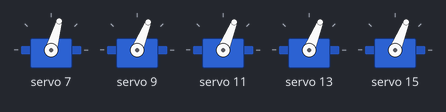
A sketch run on a simulated Arduino Uno, built with avr-gcc and run on an emulated ATmega328P. Parts: 5 × servo. What the sketch prints to the serial monitor is not drawn.

Above: at 0.19 s.
At 4.93 s:
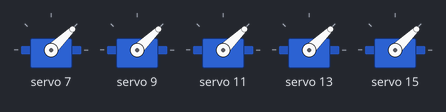
At 11.18 s:
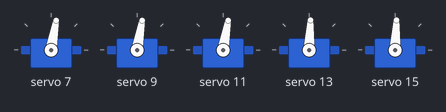
At 16.05 s:
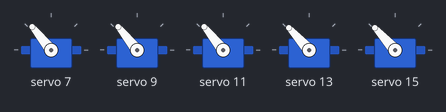
At 27.8 s:
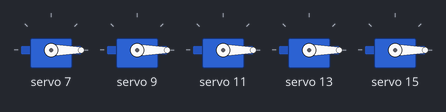
At 34.5 s:
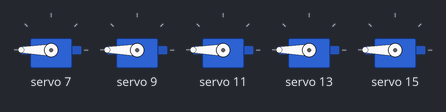
Timing chart, 0 to 40.0 s (numbered marks = the images above):
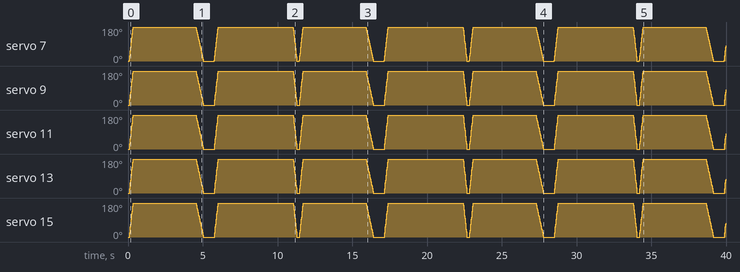

The sketch:

touch_glove_test_pwm_driver_and_thermoelectrics.ino
```cpp
#include "Adafruit_PWMServoDriver.h" //download library from adafruit website

Adafruit_PWMServoDriver pwm = Adafruit_PWMServoDriver();


//defined vib motor values
#define TECMIN 0
#define TECMAX 4095 // 1.5V MAX on TECs

#define TECMAX_HOT 2095
#define TECMAX_COLD 4095

#define PHASE_COLD 0
#define PHASE_HOT 1
#define TECDELAY 1

void setup() {
  // put your setup code here, to run once:
  pwm.begin();
  pwm.setPWMFreq(60);
  Serial.begin(9600);
}

void loop() {
  // put your main code here, to run repeatedly:
  test_thermoelectrics();
}

void test_thermoelectrics() {
  //  actuate_thermoelectric(15,14);
  //  actuate_thermoelectric(13,12);
  //  actuate_thermoelectric(11,10);
  //  actuate_thermoelectric(9,8);
  //  actuate_thermoelectric(7,6);

  actuate_all_thermoelectrics();
}

void actuate_thermoelectric(byte _en, byte _ph) {

  Serial.print("Actuating thermoelectric: ");
  Serial.print("(");
  Serial.print(_en);  Serial.print(",");
  Serial.print(_en);  Serial.println(")");

  // COLD
  pwm.setPWM(_ph, 0, 0);
  bool dir = 0;
  drive_thermoelectric(_en, dir);

  // HOT
  pwm.setPWM(_ph, 0, TECMAX);
  dir = 1;
  drive_thermoelectric(_en, dir);
}

void drive_thermoelectric(byte _en, bool dir) {
  for (int j = 0; j < 255; j++) {
    Serial.println(j);
    if (dir) {
      pwm.setPWM(_en, 0, map(j, 0, 255, TECMIN, TECMAX_HOT));
    } else {
      pwm.setPWM(_en, 0, map(j, 0, 255, TECMIN, TECMAX_COLD));
    }
    delay(TECDELAY);
  }
  delay(500);
  for (int j = 255; j >= 0; j--) {
    Serial.println(j);
    if (dir) {
      pwm.setPWM(_en, 0, map(j, 0, 255, TECMIN, TECMAX_HOT));
    } else {
      pwm.setPWM(_en, 0, map(j, 0, 255, TECMIN, TECMAX_COLD));
    }
    delay(TECDELAY);
  }
  delay(500);
}

void actuate_all_thermoelectrics() {
  Serial.print("Actuating ALL thermoelectrics: ");
  pwm.setPWM(14, 0, 0);
  pwm.setPWM(12, 0, 0);
  pwm.setPWM(10, 0, 0);
  pwm.setPWM(8, 0, 0);
  pwm.setPWM(6, 0, 0);
  bool dir = 0;

  for (int j = 0; j < 255; j++) {
    for (int i = 7; i <= 15 ; i += 2) {

      if (dir) {
        pwm.setPWM(i, 0, map(j, 0, 255, TECMIN, TECMAX_HOT));
      } else {
        pwm.setPWM(i, 0, map(j, 0, 255, TECMIN, TECMAX_COLD));
      }
      delay(TECDELAY);
    }
    Serial.println(j);
  }
  delay(500);
  dir = 1;
  for (int j = 255; j >= 0; j--) {
    for (int i = 7; i <= 15 ; i += 2) {

      if (dir) {
        pwm.setPWM(i, 0, map(j, 0, 255, TECMIN, TECMAX_HOT));
      } else {
        pwm.setPWM(i, 0, map(j, 0, 255, TECMIN, TECMAX_COLD));
      }
      delay(TECDELAY);
    }
    Serial.println(j);
  }

//  delay(500);
//  pwm.setPWM(14, 0, TECMAX);
//  pwm.setPWM(12, 0, TECMAX);
//  pwm.setPWM(10, 0, TECMAX);
//  pwm.setPWM(8, 0, TECMAX);
//  pwm.setPWM(6, 0, TECMAX);
  delay(500);

  for (int j = 0; j < 255; j++) {
    for (int i = 7; i <= 15 ; i += 2) {

      pwm.setPWM(i, 0, map(j, 0, 255, TECMIN, TECMAX));
      delay(TECDELAY);
    }
    Serial.println(j);
  }
  delay(1000);
  for (int j = 255; j >= 0; j--) {
    for (int i = 7; i <= 15 ; i += 2) {

      pwm.setPWM(i, 0, map(j, 0, 255, TECMIN, TECMAX));
      delay(TECDELAY);
    }
    Serial.println(j);
  }
}
```

Measured:
- by itself, servo 7, servo 9, servo 11, servo 13: moves between 0° and 180°, repeating every 11.4 s
